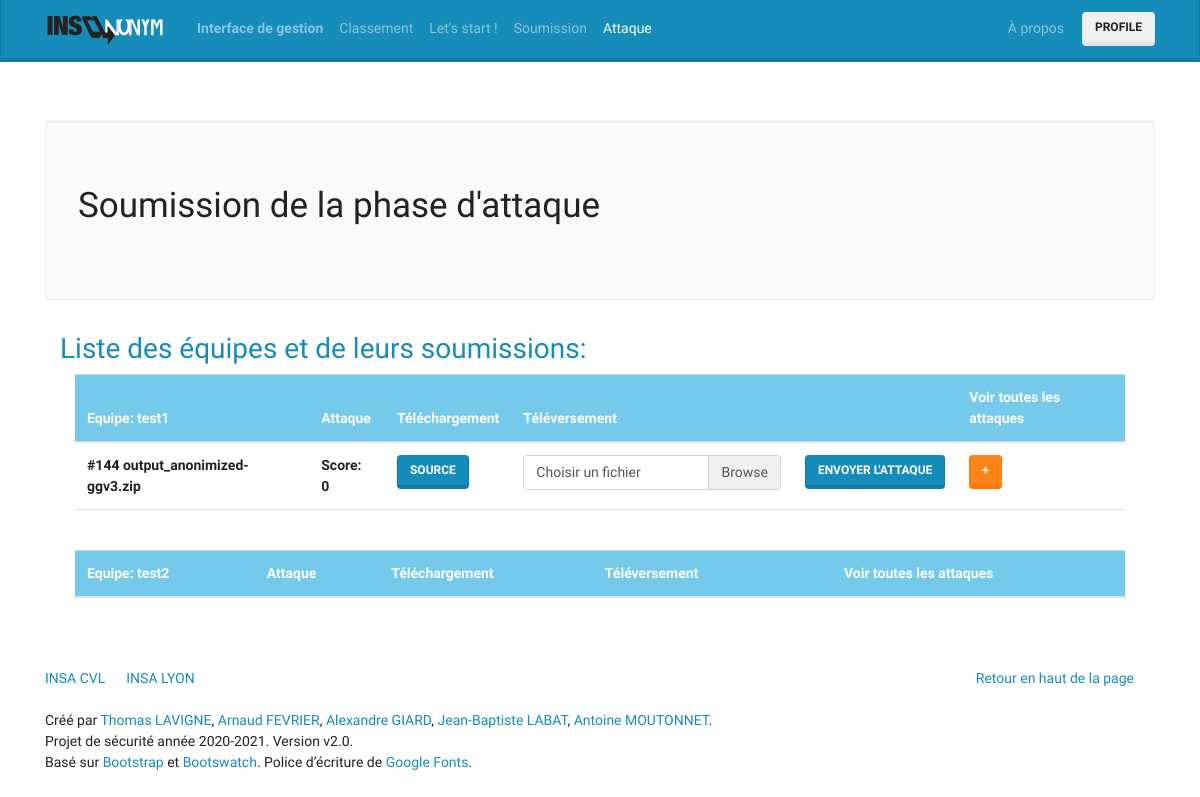
The app's page /attack/submission (signed in) with its own data.
### tables this page shows
CREATE TABLE "user" (
	"id"	INTEGER NOT NULL UNIQUE,
	"username"	TEXT NOT NULL UNIQUE,
	"password"	TEXT NOT NULL,
	"salt"	TEXT NOT NULL,
	"team"	TEXT NOT NULL UNIQUE,
	PRIMARY KEY("id" AUTOINCREMENT)
);

CREATE TABLE "anonymisation" (
	"SubmissionId"	INTEGER NOT NULL UNIQUE,
	"UserId"	INTEGER NOT NULL,
	"F_file"	TEXT,
	"S_file"	TEXT,
	"utility"	REAL NOT NULL DEFAULT -2,
	"naiveAttack"	REAL NOT NULL DEFAULT -2,
	"status"	TEXT NOT NULL DEFAULT 'En cours de traitement',
	"fileLink"	TEXT NOT NULL,
	"IsPublished"	INTEGER NOT NULL DEFAULT 0, 'name' TEXT DEFAULT 'soumission',
	FOREIGN KEY("UserId") REFERENCES "user"("id") ON DELETE CASCADE,
	PRIMARY KEY("SubmissionId" AUTOINCREMENT)
);

### controllers/controller_attack.php (called while the page is built, shortened)
<?php
class AttackController
{
    public function submission()
    {
        $users = new User();
        $users=$users->getAllUsers();
        require_once('views/attack/submission.php');
    }
}

### index.php (called while the page is built, shortened)
<?php
require_once('routes/router.php');

### models/user.php (called while the page is built, shortened)
<?php
class User
{
    public $id;
    public function __construct(
        $id = false,
        $username = false,
        $team = false
    ) {
        if ($id === false) return;
        $this->id = $id;
        $this->team = $team;
    }
    public function getUserByUsername($username)
    {
        global $con;
        $req = $con->query("SELECT id,username,team FROM user where username='$username' limit 1");
        if($req){
            $result = $req->fetch();
            return new User($result['id'],$result['username'],$result['team']);
        } else {
            return false;
        }
    }
	public function getAllUsers(){
		global $con;
        $list = array();
        $usernames = $con->query("SELECT username FROM user_view WHERE id NOT IN admin");
        foreach ($usernames as $username)
            $list[] = $this->getUserByUsername($username['username']);
        return $list;
	}
  public function getSubmissions()
  {
      global $con;
      $list = array();
      $req = $con->query("SELECT * FROM anonymisation where UserId='$this->id'");
      foreach ($req as $result)
          $list[] = new Anonym($result['SubmissionId'],$result['fileLink'],$result['UserId'],$result['F_file'], $result['S_file'] ,$result['utility'],$result['naiveAttack'],$result['status'],$result['IsPublished'],$result['name']);
      return $list;
  }
  public function getPublishedSubmissions()
      {
          $list = array();
          foreach ($this->getSubmissions() as $result){
              if($result->isPublished) $list[] = $result;
            }
          return $list;
      }
    public function getAttackScoreOfSubmission($submission)
	{
		global $con;
        $req = $con->query("SELECT max(score) FROM (select 0.0 as score union SELECT score FROM attack where IdAnonymisation='$submission->submissionId' and IdAttacker='$this->id')");
        if($req){
            $result = $req->fetch();
            if(isset($result['max(score)'])){
                return $result['max(score)'];
            } else {
                return 0.0;
            }
        } else {
            return 0.0;
        }
	}
}

### models/anonym.php (called while the page is built, shortened)
<?php
class Anonym
{
    public function __construct(
        $submissionId = false,
        $fileLink = false,
        $userId = false,
        $F_file = false,
        $S_file = false,
        $utility = false,
		$naiveAttack = false,
        $status = false,
        $isPublished = false,
        $name = false
    ) {
        $this->submissionId = $submissionId;
        $this->S_file = $S_file;
        $this->isPublished =$isPublished;
        $this->name =$name;
    }
}

### views/attack/submission.php (the view, shortened to what this page needs)
<div class="jumbotron">
	<h1> Soumission de la phase d'attaque </h1>
</div>
<div class=container>
	<div class="text-primary">
		<h2>Liste des équipes et de leurs soumissions: </h2>
	</div>
	<div class=container>
	<?php foreach($users as $user):?>
			<?php if($user->id != $_SESSION['user']->id) :?>
			<table class="table">
			<thead class="table-info">
			<tr>
				<th scope="col"> Equipe: <?=$user->team?></th>
				<th scope="col"> Attaque </th>
				<th scope="col"> Téléchargement </th>
				<th scope="col"> Téléversement </th>
				<th scope="col">  </th>
				<th scope="col"> Voir toutes les attaques </th>
			</tr>
			<tbody>
			<?php foreach($user->getPublishedSubmissions() as $submission): ?>
						<tr>
						 <th scope="row">#<?=$submission->submissionId ?> <?= $submission->name ?></th>
						  <th scope="col"> Score: <?= round($_SESSION['user']->getAttackScoreOfSubmission($submission),4) ?></th>
							<?php $nameFile = $user->team."_".$submission->submissionId ?>
						  <th scope="col"> <a class="btn btn-primary" role="button" href="/files/<?=$submission->S_file?>.zip" download="<?=$nameFile?>.zip">source</a></th>
							  <th scope="col">
								  <form action="" method="post" enctype="multipart/form-data">
									  <div class="custom-file">
										  <label class="custom-file-label" for="customFile">Choisir un fichier</label>
									  </div>
									  <th scope="col">
										  <input type="submit"  name="submit" value="Envoyer l'attaque" class="btn btn-primary">
									  </th>
								  </form>
							  </th>
							<th scope="col">
									<button data-toggle="collapse" data-target="#Id<?= $submission->submissionId ?>" class="accordion-toggle btn btn-warning ">+</button>
							</th>
						</tr>
						<tr>
								<td colspan="6" class="hiddenRow"></td>
						</tr>
				<?php endforeach ?>
		</tbody>
	</table>
	<?php endif; ?>
	<?php endforeach?>
	</div>
</div>

### records on screen
user: team "test1"
anonymisation: SubmissionId "144", name "output_anonimized-ggv3.zip", AttackScoreOfSubmission "0"
user: team "test2"
